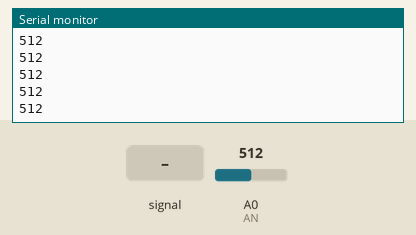
Bench run of a sketch on a simulated Arduino Uno, built with avr-gcc and run on an emulated ATmega328P. On the bench: the last lines printed to the serial monitor. The inputs (shaded band) are chosen by the test bench; at power-on: A0 (AN) = 512.

Above: at 1.2 s.
1.3 s: A0 (AN) fed a 200 Hz sine of ±81 counts around its level
At 2.3 s:
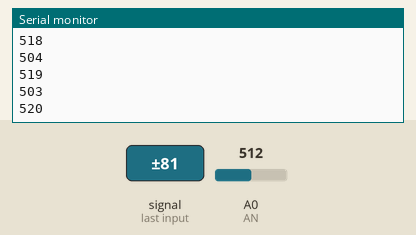
2.8 s: A0 (AN) set to 716
At 3.8 s:
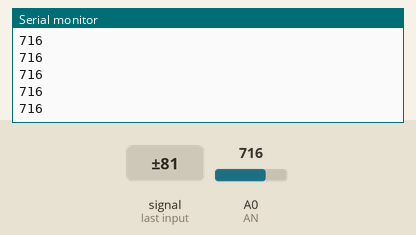
4.3 s: A0 (AN) fed a 1000 Hz sine of ±255 counts around its level
At 5.2 s:
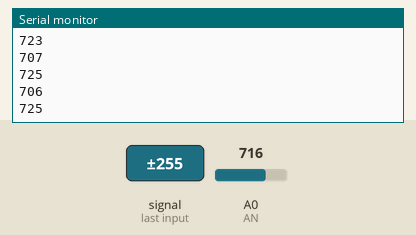
5.8 s: A0 (AN) set to 900
At 6.9 s:
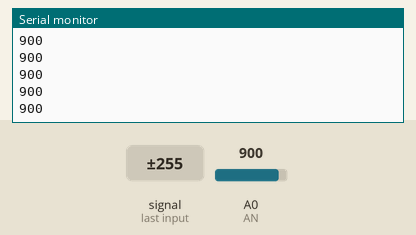
Timing chart, 0 to 8.3 s (numbered marks = the images above; inputs shaded):
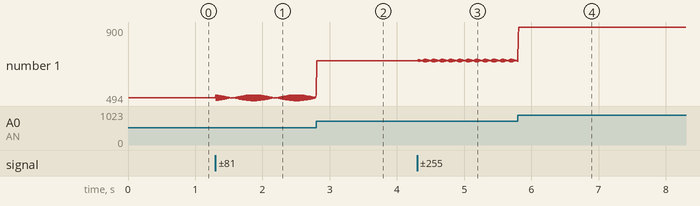

Measured:
- after the input at 1.3 s, the serial monitor: prints a new line at once (image 1)
- after the input at 2.8 s, the serial monitor: prints a new line at once (image 2)
- after the input at 4.3 s, the serial monitor: prints a new line at once (image 3)
- after the input at 5.8 s, the serial monitor: prints a new line at once (image 4)
- plotted number 1: 512 → 514 after the input at 1.3 s, 514 → 716 after the input at 2.8 s, 716 → 709 after the input at 4.3 s, 709 → 900 after the input at 5.8 s

The sketch:

Air_click.ino
```cpp
#define AN A0

int valor;
int echantillon=50;
unsigned long somme=0;
unsigned long moyenne=0;


void setup() {
  // put your setup code here, to run once:
  Serial.begin(9600);
}

void loop() {
  // put your main code here, to run repeatedly:
  for (int i=0;i<echantillon;i++)
  {
    valor=analogRead(AN);
    somme=somme+valor;
    moyenne=somme/echantillon;
    //delay(10);
}
somme=0;
//Serial.print("Valor=");
Serial.println(moyenne);
if (valor>250)
{
  //Serial.println("La calidad del aire es mala");
} else {
  //Serial.println("La calidad del aire es buena");
}
//delay(10);

}
```
